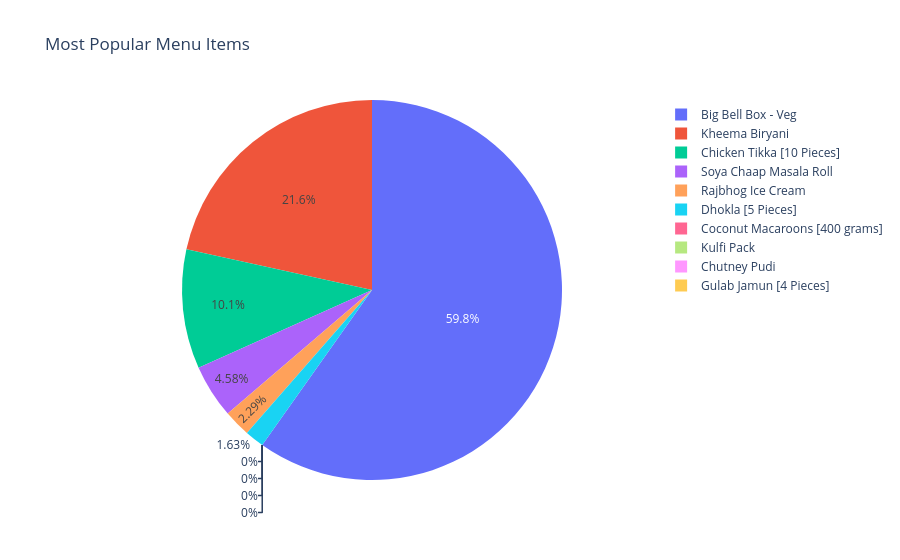

The code cell stored with this chart in its notebook:
### Code cell
px.pie(data_frame=popularity,values=df.loc[popularity,"Votes"],names=df.loc[popularity,"Item Name"],title="Most Popular Menu Items")

### Figure 1 — Plotly figure (JSON) as saved in the notebook; plotly's stock layout.template omitted (floating-point values rounded to 4 significant figures)
{"data": [{"domain": {"x": [0, 1], "y": [0, 1]}, "hovertemplate": "label=%{label}<br>value=%{value}<extra></extra>", "labels": ["Coconut Macaroons [400 grams]", "Dhokla [5 Pieces]", "Rajbhog Ice Cream", "Soya Chaap Masala Roll", "Kulfi Pack", "Chicken Tikka [10 Pieces]", "Chutney Pudi", "Kheema Biryani", "Gulab Jamun [4 Pieces]", "Big Bell Box - Veg"], "legendgroup": "", "name": "", "showlegend": true, "type": "pie", "values": [0, 5, 7, 14, 0, 31, 0, 66, 0, 183]}], "layout": {"legend": {"tracegroupgap": 0}, "title": {"text": "Most Popular Menu Items"}}}
